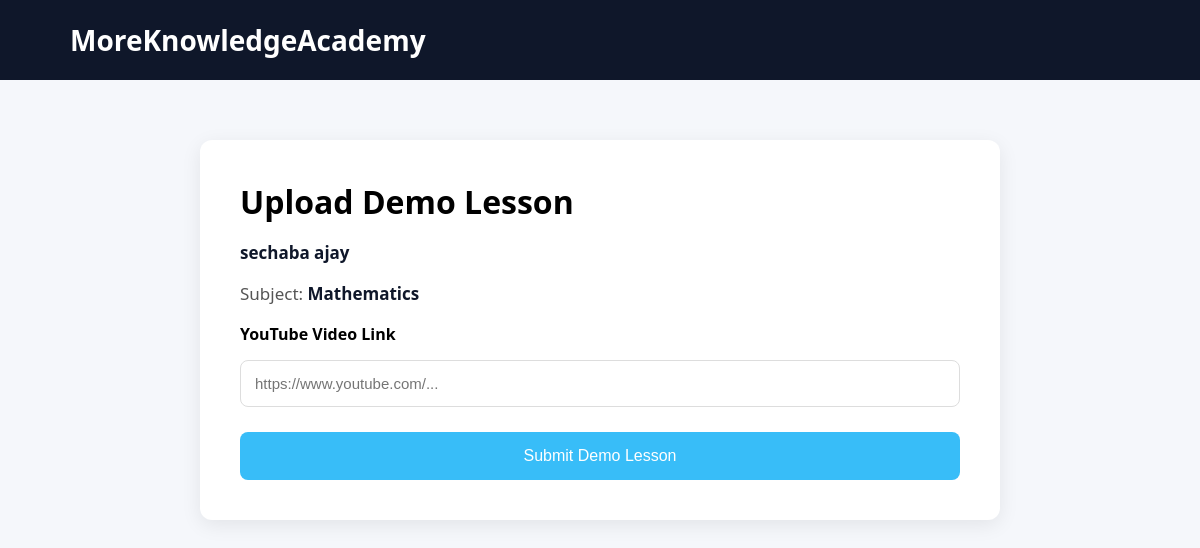
The page /demo-upload/1 on the database as committed earlier.
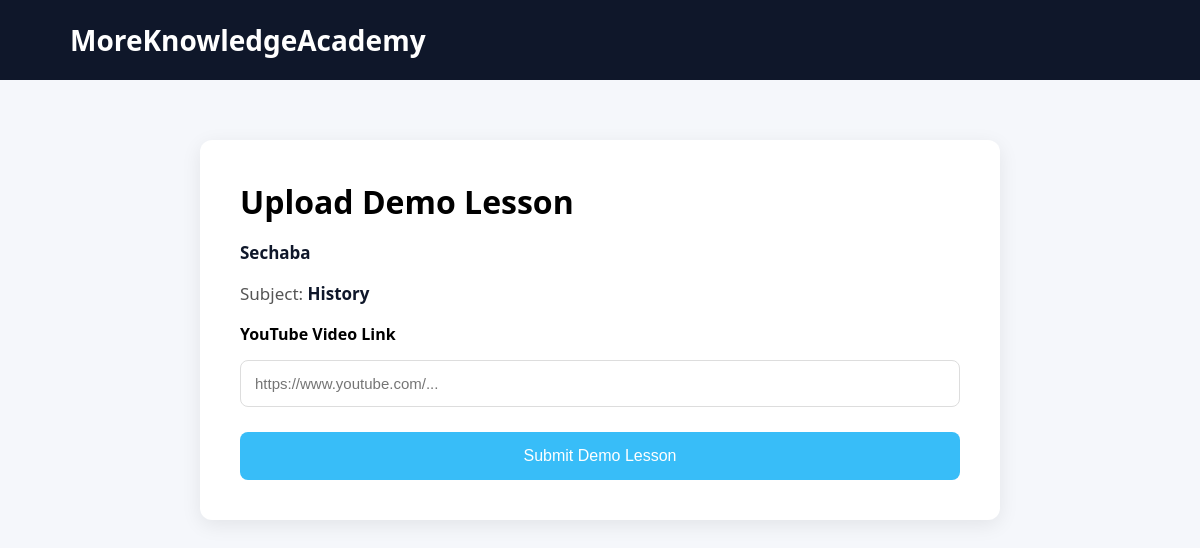
The same page on the database as committed later.
### tables this page shows
CREATE TABLE tutor_applications(

        id INTEGER PRIMARY KEY AUTOINCREMENT,

        full_name TEXT NOT NULL,
        email TEXT UNIQUE NOT NULL,
        phone TEXT NOT NULL,

        province TEXT NOT NULL,
        city TEXT NOT NULL,

        subject TEXT NOT NULL,
        teaching_mode TEXT NOT NULL,

        qualification TEXT NOT NULL,
        experience INTEGER,
        about TEXT,

        photo TEXT,
        cv TEXT,
        qualification_file TEXT,
        id_document TEXT,

        status TEXT DEFAULT 'Pending',

        application_stage TEXT DEFAULT 'Applied',

        interview_status TEXT DEFAULT 'Pending',
        interview_date TEXT,
        interview_time TEXT,
        zoom_link TEXT,

        invitation_sent INTEGER DEFAULT 0,

        demo_video_link TEXT,
        demo_review TEXT,

        activation_code TEXT,
        activation_token TEXT,
        activation_sent INTEGER DEFAULT 0,
        activation_date TEXT,

        activated INTEGER DEFAULT 0,
        account_created INTEGER DEFAULT 0,

        created_at TIMESTAMP DEFAULT CURRENT_TIMESTAMP

    );

### app.py (the view, shortened to what this page needs)
@app.route("/demo-upload/<int:id>", methods=["GET","POST"])
def demo_upload(id):
    conn = get_connection()
    tutor = conn.execute(
        "SELECT * FROM tutor_applications WHERE id=?",
        (id,)
    ).fetchone()
    conn.close()
    return render_template(
        "demo_upload.html",
        tutor=tutor
    )

### database.py (called while the page is built)
def get_connection():
    os.makedirs("instance", exist_ok=True)
    connection = sqlite3.connect(DATABASE)
    connection.row_factory = sqlite3.Row
    return connection

### templates/demo_upload.html (shortened to what this page needs)
<!DOCTYPE html>
<html>
<head>
<link rel="stylesheet" href="{{ url_for('static', filename='css/style.css') }}">
</head>
<body>
<nav>
<div class="logo">
MoreKnowledgeAcademy
</div>
</nav>
<div class="application">
<h1>Upload Demo Lesson</h1>
<p>
<strong>{{ tutor.full_name }}</strong>
</p>
<p>
Subject:
<strong>{{ tutor.subject }}</strong>
</p>
<form method="POST">
<label>YouTube Video Link</label>
<input
type="url"
name="demo_video_link"
placeholder="https://www.youtube.com/..."
required>
<button type="submit">
Submit Demo Lesson
</button>
</form>
</div>
</body>
</html>

Rows that differ between the two databases and show on the page:
changed tutor_applications: full_name "sechaba ajay" → "Sechaba"; subject "Mathematics" → "History"
